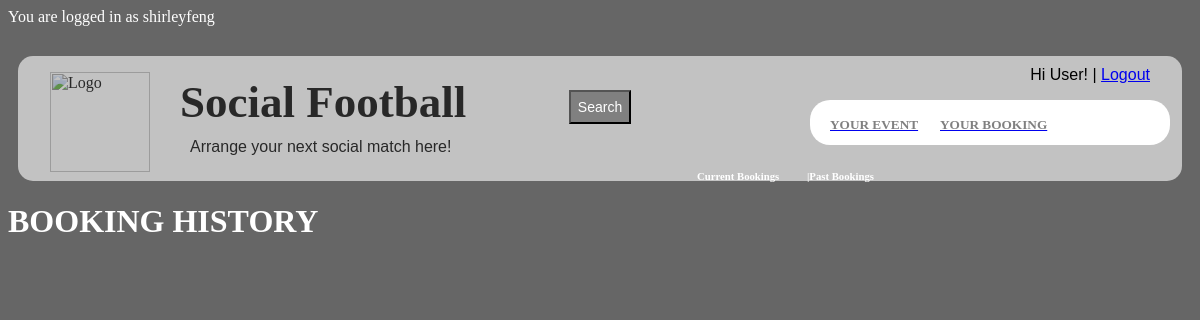
The page /Pages-Ilham/bookinghistory_page.php (signed in) on the database as committed earlier.
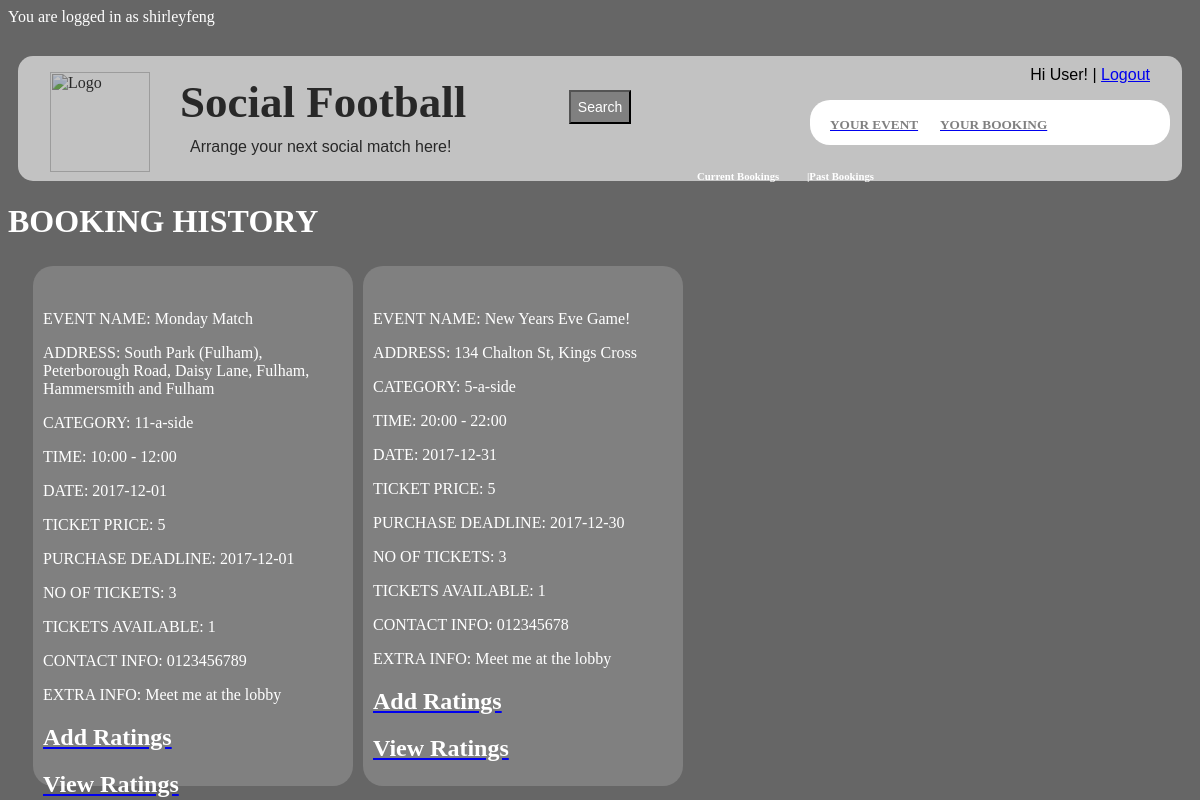
The same page on the database as committed later.
### tables this page shows
CREATE TABLE `booking` (
  `booking_id` int(11) NOT NULL,
  `ticket_id` int(11) DEFAULT NULL,
  `user_id` int(11) NOT NULL
);

CREATE TABLE `event` (
  `event_id` int(11) NOT NULL,
  `venue_id` int(11) NOT NULL,
  `event_name` text NOT NULL,
  `category` text NOT NULL,
  `date` date NOT NULL,
  `start_time` varchar(10) NOT NULL,
  `end_time` varchar(10) NOT NULL,
  `contact_information` text NOT NULL,
  `extra_information` text NOT NULL,
  `number_of_tickets` int(11) NOT NULL,
  `tickets_available` int(11) NOT NULL,
  `host_id` int(11) DEFAULT NULL,
  `deadline_purchase` date DEFAULT NULL,
  `ticket_price` int(11) DEFAULT NULL
);

CREATE TABLE `venue` (
  `venue_id` int(11) NOT NULL,
  `address` text NOT NULL,
  `postal_code` varchar(20) NOT NULL,
  `town/city` text NOT NULL,
  `ground_type` text NOT NULL,
  `size_of_pitch` varchar(30) NOT NULL,
  `venue_name` text NOT NULL
);

### Pages-Ilham/Methods.php (the view, shortened to what this page needs)
<?php
	function createEventMakeRating($row) {
		$event_id = $row['event_id'];
		echo "<div class=\"event\">";
		echo "<div class=\"event_properties\">";
		echo "<br>";
		echo "<p>EVENT NAME: ".$row['event_name']."</p>";
		echo "<p>ADDRESS: ". $row['address']."</p>";
		echo "<p>CATEGORY: ". $row['category']."</p>";
		echo "<p>TIME: ". $row['start_time']." - ". $row['end_time'] ." </p>";
		echo "<p>DATE: ". $row['date']."</p>";
		echo "<p>TICKET PRICE: ".$row['ticket_price']."</p>";
		echo "<p>PURCHASE DEADLINE: ".$row['deadline_purchase']."</p>";
		echo "<p>NO OF TICKETS: ".$row['number_of_tickets']."</p>";
		echo "<p>TICKETS AVAILABLE: ".$row['tickets_available']."</p>";
		echo "<p>CONTACT INFO: ". $row['contact_information']."</p>";
		echo "<p>EXTRA INFO: ". $row['extra_information']."</p>";
		echo "<a href='addrating_page.php?event_id=$event_id'><h2>Add Ratings</h2></a>";
		echo "<a href='eventrating_page.php?event_id=$event_id'><h2>View Ratings</h2></a>";
		echo "</div>";
		echo "</div>";
	}
?>

### Pages-Ilham/bookinghistory_page.php (shortened to what this page needs)
<?php
	include 'Methods.php';
	$username = $_COOKIE['username'];
	$user_id = $_COOKIE['user_id'];
	if ($username) {
	echo "<p>You are logged in as $username</p>";
	}
	else {
		header("Location: index.php");
		exit;
	}
	$con = connectDatabase() or die('Error connecting to MySQL server.'. mysql_error());
	$query = "select * from booking join ticket on booking.ticket_id=ticket.ticket_id join event on event.event_id=ticket.event_id join venue on event.venue_id = venue.venue_id where booking.user_id=$user_id and curdate()>date";
	$result = mysqli_query($con,$query);
?>
<!DOCTYPE html>
<html>
	<head>
		<link rel="stylesheet" type="text/css" href="main.css">
	</head>
	<body>
<div>
	<div class="logo">
    <div class="transbox">
        <img src="http://www.stirlingalbionfc.co.uk/wp-content/uploads/2017/07/football-game.png" alt="Logo" height="150" width="150"/>
        <h1>Social Football</h1>
        <p>Arrange your next social match here!</p>
    </div>
    <div class="searchbar">
        <a href="search_page.php"><button>Search</button></a>
    </div>
</div>
<div class="user">
    <p>Hi User! | <a href="logout.php">Logout</a></p>
</div>
<div id="toolbarButtons">
    <div id="yourEventButton">
        <a href="event_page.php"><h5>YOUR EVENT</h5></a>
    </div>
    <div id="yourBookingButton">
        <a href="booking_page.php"><h5>YOUR BOOKING</h5></a>
    </div>
</div>
<div class="yourevents">
    <div>
        <a href="booking_page.php"><h6 id="yevent">Current Bookings</h6></a>
        <a href="bookinghistory_page.php"><h6 id="createevent">|Past Bookings</h6></a>
    </div>
	<br>
</div>
</div>
		<h1>BOOKING HISTORY</h1>
		<?php
			while ($row = mysqli_fetch_array($result)) {
				createEventMakeRating($row);
			}
		?>
	</body>
</html>

Rows that differ between the two databases and show on the page:
added booking: event.event_name "Monday Match", venue.address "South Park (Fulham), Peterborough Road, Daisy Lane, Fulham, Hammersmith and Fulham", event.category "11-a-side", event.start_time "10:00", event.end_time "12:00", event.date "2017-12-01", event.ticket_price "5", event.deadline_purchase "2017-12-01", event.number_of_tickets "3", event.tickets_available "1", event.contact_information "0123456789", event.extra_information "Meet me at the lobby"
added booking: event.event_name "New Years Eve Game!", venue.address "134 Chalton St, Kings Cross", event.category "5-a-side", event.start_time "20:00", event.end_time "22:00", event.date "2017-12-31", event.ticket_price "5", event.deadline_purchase "2017-12-30", event.number_of_tickets "3", event.tickets_available "1", event.contact_information "012345678", event.extra_information "Meet me at the lobby"
